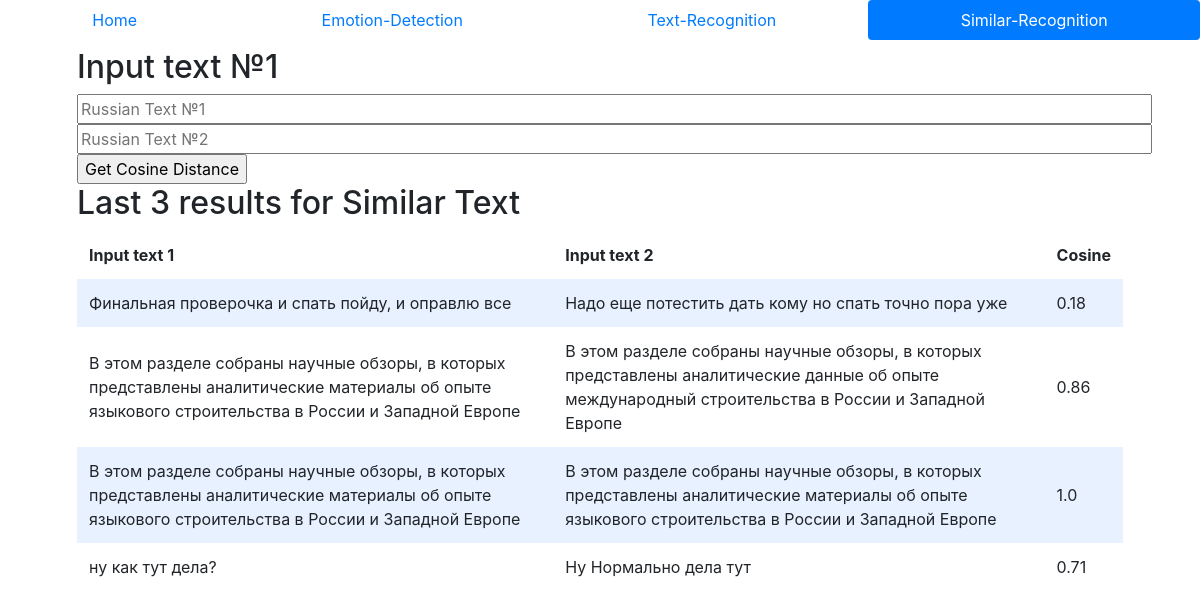
Before: /similar-recognition with the older database file.
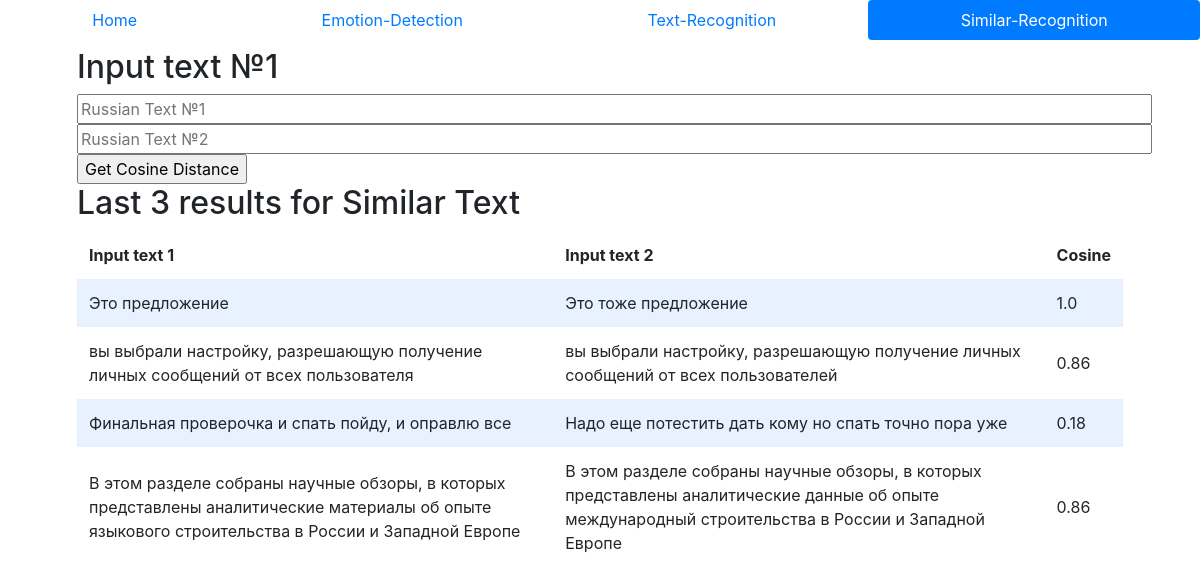
After: the same page with the newer database file.
### tables this page shows
CREATE TABLE similar(id INTEGER PRIMARY KEY AUTOINCREMENT, text_1 TEXT NOT NULL, text_2 TEXT NOT NULL, score FLOAT NOT NULL);

### app.py (the view)
@app.route("/similar-recognition", methods=["GET", "POST"])
def similar_txt():
    if request.method == "POST":
        text_1 = request.form.get("text_1")
        text_2 = request.form.get("text_2")
        if not text_1 or not text_2:  # If there is no name, showing erros page
            return render_template("error.html", message="No texts, try again!")
        get_cosine = similarity.processing(text_1, text_2)
        db.execute("INSERT INTO similar (text_1, text_2, score) VALUES(?, ?, ?)", text_1, text_2, get_cosine)
        results = db.execute("SELECT * FROM similar ORDER BY id DESC LIMIT 4")
        return render_template("similar-recognition.html", results=results)
    else:
        results = db.execute("SELECT * FROM similar ORDER BY id DESC LIMIT 4")
        return render_template("similar-recognition.html", results=results)

### app.py (called while the page is built)
@app.after_request
def after_request(response):
    response.headers["Cache-Control"] = "no-cache, no-store, must-revalidate"
    response.headers["Expires"] = 0
    response.headers["Pragma"] = "no-cache"
    return response

### templates/similar-recognition.html (shortened to what this page needs)
<!DOCTYPE html>
<html lang="en">
    <head>
        <link rel="stylesheet" href="https://cdn.jsdelivr.net/npm/bootstrap@4.5.3/dist/css/bootstrap.min.css">
        <link href="static/styles.css" rel="stylesheet">
    </head>
    <body>
        <nav class="nav nav-pills nav-fill">
            <li class="nav-item">
                <a class="nav-link" href="/">Home</a>
            </li>
            <li class="nav-item">
                <a class="nav-link" href="/emotion-detection">Emotion-Detection</a>
            </li>
            <li class="nav-item">
                <a class="nav-link" href="/text-recognition">Text-Recognition</a>
            </li>
            <li class="nav-item">
                <a class="nav-link active" href="/similar-recognition">Similar-Recognition</a>
            </li>
        </nav>
        <div class="container">
            <div class="section">
                <h2>Input text №1</h2>
                <form action="/similar-recognition" method="post">
                    <input autofocus placeholder="Russian Text №1" name="text_1" type="text" size="100" required>
                    <input autofocus placeholder="Russian Text №2" name="text_2" type="text" size="100" required>
                    <input type="submit" value="Get Cosine Distance">
                </form>
                <h2>Last 3 results for Similar Text</h2>
                <table>
                    <thead>
                        <tr>
                            <th>Input text 1</th>
                            <th>Input text 2</th>
                            <th>Cosine</th>
                        </tr>
                    </thead>
                    <tbody>
                        {% for result in results %}
                            <tr>
                                <td>{{ result.text_1 }}</td>
                                <td>{{ result.text_2 }}</td>
                                <td>{{ result.score }}</td>
                            </tr>
                        {% endfor %}
                    </tbody>
                </table>
            </div>
        </div>
    </body>
</html>

### static/styles.css (style rules this page uses)
.section { padding-bottom: 1rem; padding-left: 2rem; padding-right: 2rem; padding-top: 0.5rem; }
table { background-color: transparent; margin-bottom: 1rem; width: 100%; }
table th, table td { padding: 0.75rem; vertical-align: middle; }
tbody tr:nth-of-type(odd) { background-color: rgb(179, 208, 255, 0.3) }

Changed rows visible on the page:
no longer on this page (row unchanged): similar: text_1 "В этом разделе собраны научные обзоры, в которых представлены аналитические материалы об опыте языкового строительства в России и Западной Европе", text_2 "В этом разделе собраны научные обзоры, в которых представлены аналитические материалы об опыте языкового строительства в России и Западной Европе", score "1.0"
no longer on this page (row unchanged): similar: text_1 "ну как тут дела?", text_2 "Ну Нормально дела тут", score "0.71"
added similar: text_1 "Это предложение", text_2 "Это тоже предложение", score "1.0"
added similar: text_1 "вы выбрали настройку, разрешающую получение личных сообщений от всех пользователя", text_2 "вы выбрали настройку, разрешающую получение личных сообщений от всех пользователей", score "0.86"
